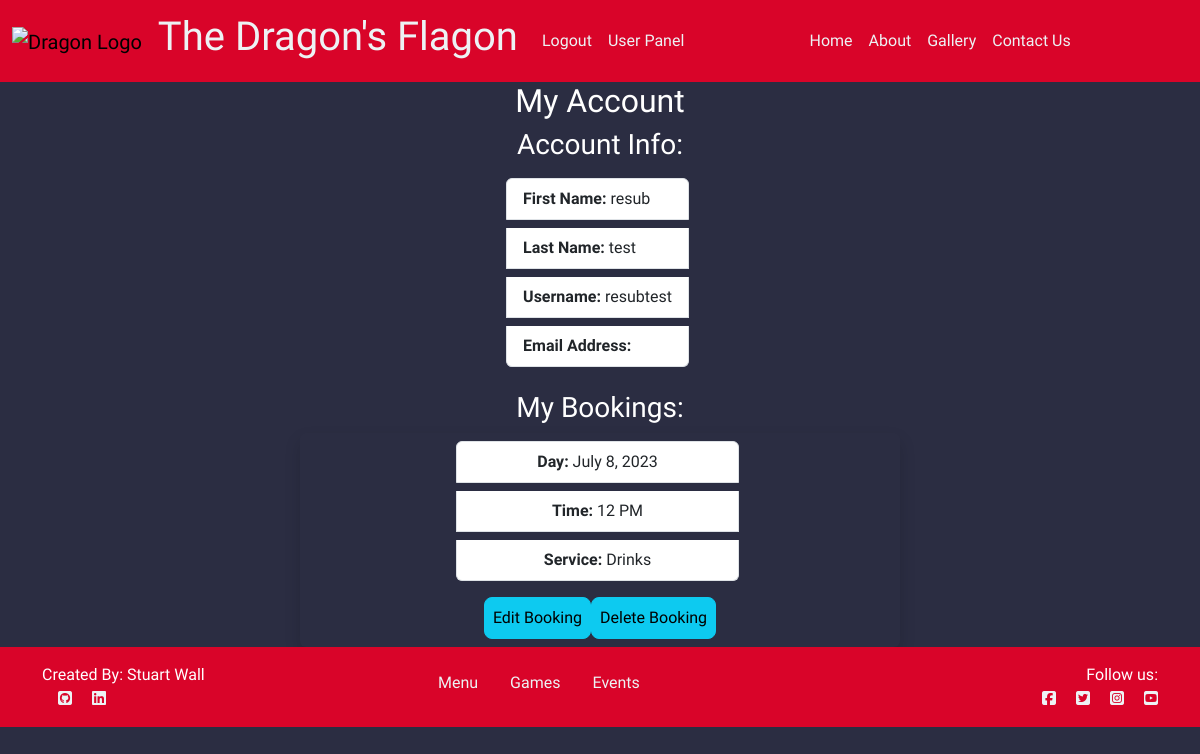
Screenshot of /booking/user-panel/ (signed in) with the database file from the repository.
### booking/models.py (models this page shows, shortened)
class TableBooking(models.Model):
    user = models.ForeignKey(
        User,
        on_delete=models.CASCADE,
        null=True,
        blank=True
        )
    email = models.EmailField()
    service = models.CharField(
        max_length=50,
        choices=SERVICE_CHOICES,
        default="Drinks"
        )
    phone = models.BigIntegerField()
    day = models.DateField(
        default=datetime.now
        )
    time = models.CharField(
        max_length=10,
        choices=TIME_CHOICES,
        default="12 PM")
    time_booked = models.DateTimeField(
        default=datetime.now,
        blank=True)

### booking/views.py (the view)
# urls.py: path('user-panel/', views.user_panel, name='user-panel'),
def user_panel(request):
    user = request.user
    bookings = TableBooking.objects.filter(user=user).order_by('day', 'time')
    return render(request, '../templates/user_panel.html', {
        'user': user,
        'bookings': bookings,
    })

### templates/user_panel.html (shortened to what this page needs)
{% extends 'base.html' %}
{% load static %}
{% block content %}
    {% if user.is_authenticated %}
        <div class="row container-fluid d-flex align-items-center text-center text-white mx-auto">
            <h2>My Account</h2>
        </div>
        <div class="row container-fluid d-flex align-items-center text-center mx-auto text-white">
            <h3>Account Info:</h3>
        </div>
        <div class="container-fluid d-flex align-items-center">
            <ul class="list-group mx-auto justify-content-center">
                <li class="list-group-item mt-2"><strong>First Name:</strong> {{ user.first_name }}</li>
                <li class="list-group-item mt-2"><strong>Last Name:</strong> {{ user.last_name }}</li>
                <li class="list-group-item mt-2"><strong>Username:</strong> {{ user.username }}</li>
                <li class="list-group-item mt-2"><strong>Email Address:</strong> {{ user.email }}</li>
            </ul>
        </div>
        <br>
        {% if bookings.count > 0 %}
            <div class="row container-fluid d-flex align-items-center text-center text-white mx-auto">
                <h3>My Bookings:</h3>
            </div>
            {% for booking in bookings %}
                <div class="col-6 container-fluid d-flex align-items-center shadow rounded text-black text-center">
                    <div class="col-6 mx-auto">
                        <ul class="list-group mx-auto justify-content-center">
                            <li class="list-group-item mt-2"><strong>Day:</strong> {{ booking.day }}</li>
                            <li class="list-group-item mt-2"><strong>Time:</strong> {{ booking.time }}</li>
                            <li class="list-group-item mt-2"><strong>Service:</strong> {{ booking.service }}</li>
                        </ul>
                        <div class="mt-3 mb-2 d-flex justify-content-center">
                            <a class="btn btn-info rounded-3 p-2" href="{% url 'booking:edit-booking' booking.id %}">Edit Booking</a>
                            <a class="btn btn-info rounded-3 p-2" href="{% url 'booking:delete-booking' booking.id %}">Delete Booking</a>
                        </div>
                    </div>
                </div>
            {% endfor %}
        {% endif %}
    {% else %}
        <div class="shadow p-4 mb-5 bg-body bg-body rounded text-black m-5">
            <h3 class="p-2 ms-3">You must be signed in to access your user panel.</h3>
            <a href="{% url 'account_login' %}" class="btn btn-primary text-white">Sign in</a>
        </div>
    {% endif %}
{% endblock %}

### static/css/style.css (style rules this page uses)
body { background-color: #2B2D42; font-family: 'MedievalSharp', cursive; }
ul { height: 100%; padding: 0px 5px 0px 20px; }
a { color: #17a2b8; }
.btn { outline: none; color: black; box-shadow: 0 0 0 0; }

### rows the page displays
TableBooking: day "July 8, 2023", time "12 PM", service "Drinks"

### other values shown
{{ user.first_name }} "resub"
{{ user.last_name }} "test"
{{ user.username }} "resubtest"
